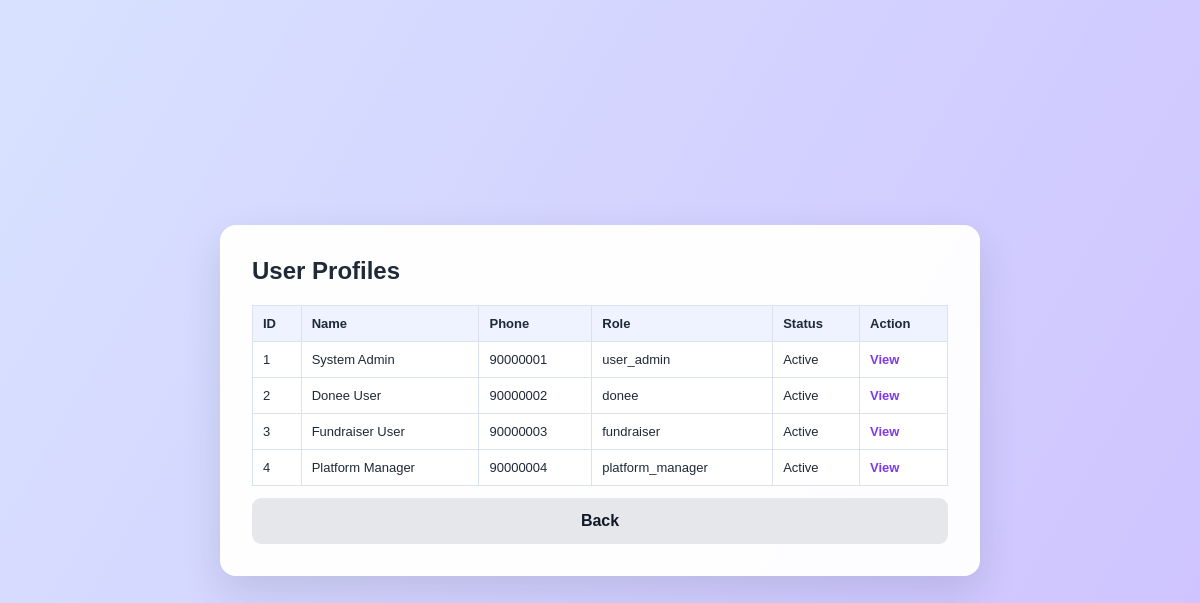
The app's page /index.php?page=view_user_profiles (signed in) with its own data.
### tables this page shows
CREATE TABLE user_profiles (
    profile_id INT AUTO_INCREMENT PRIMARY KEY,
    user_id INT NOT NULL,
    full_name VARCHAR(150) NOT NULL,
    phone VARCHAR(30),
    address VARCHAR(255),
    role VARCHAR(50) NOT NULL,
    status VARCHAR(50) DEFAULT 'Active',
    created_at DATETIME DEFAULT CURRENT_TIMESTAMP,
    FOREIGN KEY (user_id) REFERENCES managed_user_accounts(user_id)
);

### src/user_management/entity/UserProfile.php (called while the page is built, shortened)
<?php
require_once __DIR__ . '/../../shared/database/Database.php';
class UserProfile
{
    private PDO $conn;
    public function __construct()
    {
        $database = new Database();
        $this->conn = $database->connect();
    }
    public function getAllProfiles(): array
    {
        $sql = "SELECT
                    profile_id AS profileId,
                    user_id AS userId,
                    full_name AS fullName,
                    phone,
                    address,
                    role,
                    status
                FROM user_profiles
                ORDER BY profile_id ASC";
        $stmt = $this->conn->prepare($sql);
        $stmt->execute();
        return $stmt->fetchAll(PDO::FETCH_ASSOC);
    }
}

### src/shared/database/Database.php (called while the page is built)
<?php
class Database
{
    private string $host = 'localhost';
    private string $database = 'echocare_db';
    private string $username = 'root';
    private string $password = '';
    private ?PDO $conn = null;
    public function connect(): PDO
    {
        if ($this->conn === null) {
            try {
                $this->conn = new PDO(
                    "mysql:host={$this->host};dbname={$this->database};charset=utf8mb4",
                    $this->username,
                    $this->password
                );
                $this->conn->setAttribute(PDO::ATTR_ERRMODE, PDO::ERRMODE_EXCEPTION);
                $this->conn->setAttribute(PDO::ATTR_DEFAULT_FETCH_MODE, PDO::FETCH_ASSOC);
            } catch (PDOException $e) {
                die('Database connection failed: ' . $e->getMessage());
            }
        }
        return $this->conn;
    }
}

### src/user_management/controller/ViewUserProfilesController.php (called while the page is built)
<?php
require_once __DIR__ . '/../entity/UserProfile.php';
class ViewUserProfilesController
{
    private UserProfile $userProfile;
    public function __construct()
    {
        $this->userProfile = new UserProfile();
    }
    public function getAllProfiles(): array
    {
        return $this->userProfile->getAllProfiles();
    }
}

### src/user_management/boundary/ViewUserProfilesUI.php (the view, shortened to what this page needs)
<?php
require_once __DIR__ . '/../controller/ViewUserProfilesController.php';
$controller = new ViewUserProfilesController();
$profiles = $controller->getAllProfiles();
?>
<!DOCTYPE html>
<html>
<head>
    <link rel="stylesheet" href="/css/style.css">
</head>
<body>
<div class="page-center">
<section class="dashboard-card">
<h1>User Profiles</h1>
<table class="table">
<tr>
    <th>ID</th>
    <th>Name</th>
    <th>Phone</th>
    <th>Role</th>
    <th>Status</th>
    <th>Action</th>
</tr>
<?php foreach ($profiles as $profile): ?>
<tr>
    <td><?= $profile['profileId'] ?></td>
    <td><?= htmlspecialchars($profile['fullName']) ?></td>
    <td><?= htmlspecialchars($profile['phone']) ?></td>
    <td><?= htmlspecialchars($profile['role']) ?></td>
    <td><?= htmlspecialchars($profile['status']) ?></td>
    <td>
        <a class="action-link"
           href="/index.php?page=view_user_profile&profileId=<?= $profile['profileId'] ?>">
           View
        </a>
    </td>
</tr>
<?php endforeach; ?>
</table>
<a href="/index.php?page=admin_dashboard" class="secondary-btn">Back</a>
</section>
</div>
</body>
</html>

### public/css/style.css (style rules this page uses)
* { box-sizing: border-box; }
body { margin: 0; font-family: Arial, Helvetica, sans-serif; background: #f7f8ff; color: #1f2937; }
body::before { content: ""; position: fixed; inset: 0; background: radial-gradient(circle at 20% 25%, rgba(220, 230, 255, 0.9), transparent 35%), radial-gradient(circle at 80% 35%, rgba(235, 240, 255, 0.9), transparent 38%), linear-gradient(135deg, #ffffff 0%, #eef3ff 45%, #ffffff 100%); z-index: -2; }
body::after { content: ""; position: fixed; inset: 0; background: linear-gradient(155deg, transparent 20%, rgba(205, 218, 250, 0.45) 38%, transparent 58%), linear-gradient(25deg, transparent 25%, rgba(230, 235, 255, 0.8) 48%, transparent 70%); z-index: -1; }
.page-center { min-height: 100vh; display: flex; align-items: center; justify-content: center; padding: 24px; }
h1 { margin: 0 0 8px; font-size: 24px; }
.dashboard-card { width: 760px; background: rgba(255,255,255,0.96); border-radius: 16px; padding: 32px; box-shadow: 0 16px 40px rgba(15, 23, 42, 0.12); }
.table { width: 100%; border-collapse: collapse; margin-top: 20px; background: white; }
.table th, .table td { border: 1px solid #dbe1ef; padding: 10px; font-size: 13px; text-align: left; }
.table th { background: #eef3ff; }
.action-link { color: #7c3aed; font-weight: bold; text-decoration: none; }
.secondary-btn { display: block; width: 100%; text-align: center; padding: 14px; border-radius: 9px; background: #e5e7eb; color: #111827; text-decoration: none; font-weight: 700; margin-top: 12px; }
body { position: relative; overflow-x: hidden; background: #eef3ff; }
body::before { content: ""; position: fixed; inset: 0; z-index: 0; background: linear-gradient( 120deg, #d8e2ff, #cbb7ff, #f3e8ff, #dbeafe ); background-size: 400% 400%; animation: movingGradient 4s ease infinite; }
.page-center, .app-layout { position: relative; z-index: 1; }

### records on screen
user_profiles: profile_id "1", full_name "System Admin", phone "90000001", role "user_admin", status "Active"
user_profiles: profile_id "2", full_name "Donee User", phone "90000002", role "donee", status "Active"
user_profiles: profile_id "3", full_name "Fundraiser User", phone "90000003", role "fundraiser", status "Active"
user_profiles: profile_id "4", full_name "Platform Manager", phone "90000004", role "platform_manager", status "Active"
